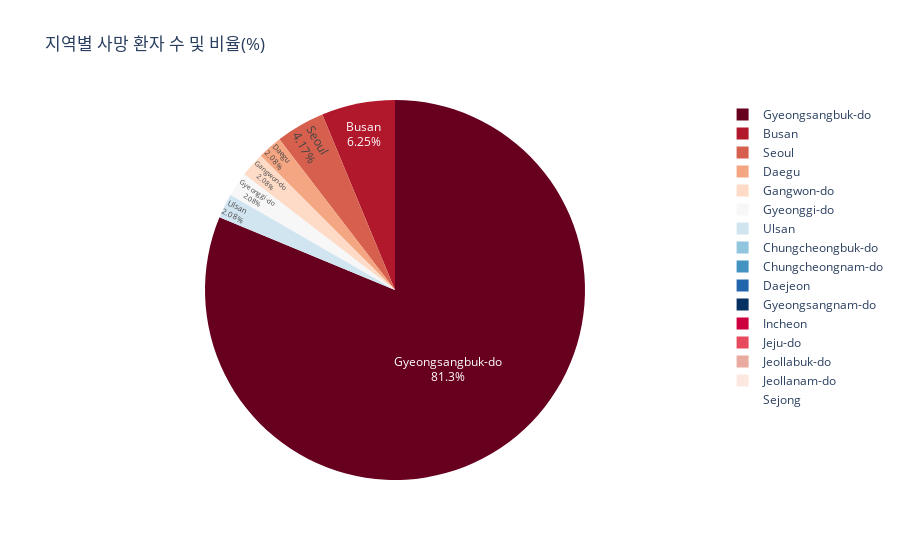

Notebook cell for this chart:
### Markdown cell above
#### 지역별 사망 환자 수 및 비율

### Code cell
fig=px.pie(deceased, values='deceased', names='province', title='지역별 사망 환자 수 및 비율(%)',color_discrete_sequence=px.colors.sequential.RdBu)
fig.update_traces(textposition='inside', textinfo='percent+label')
fig.show()

### Figure 1 — Plotly figure (JSON) as saved in the notebook; plotly's stock layout.template omitted (floating-point values rounded to 4 significant figures; data arrays with more than 128 entries replaced by an {"elided": "..."} marker saying what was removed)
{"data": [{"domain": {"x": [0, 1], "y": [0, 1]}, "hovertemplate": "province=%{label}<br>deceased=%{value}<extra></extra>", "labels": {"elided": "169 str values"}, "legendgroup": "", "name": "", "showlegend": true, "textinfo": "percent+label", "textposition": "inside", "type": "pie", "values": {"elided": "169 int values"}}], "layout": {"legend": {"tracegroupgap": 0}, "piecolorway": ["rgb(103,0,31)", "rgb(178,24,43)", "rgb(214,96,77)", "rgb(244,165,130)", "rgb(253,219,199)", "rgb(247,247,247)", "rgb(209,229,240)", "rgb(146,197,222)", "rgb(67,147,195)", "rgb(33,102,172)", "rgb(5,48,97)"], "title": {"text": "지역별 사망 환자 수 및 비율(%)"}}}
